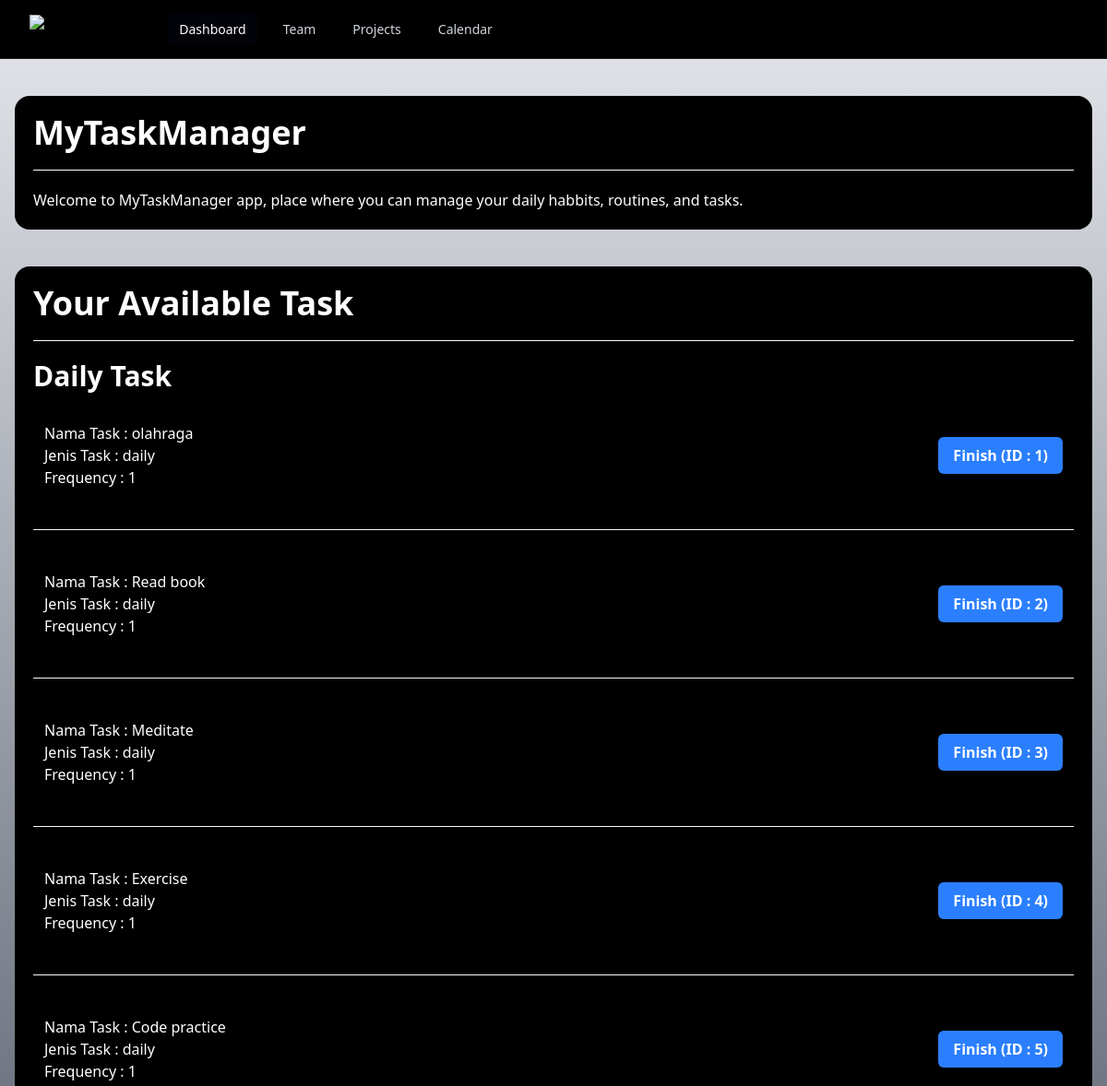
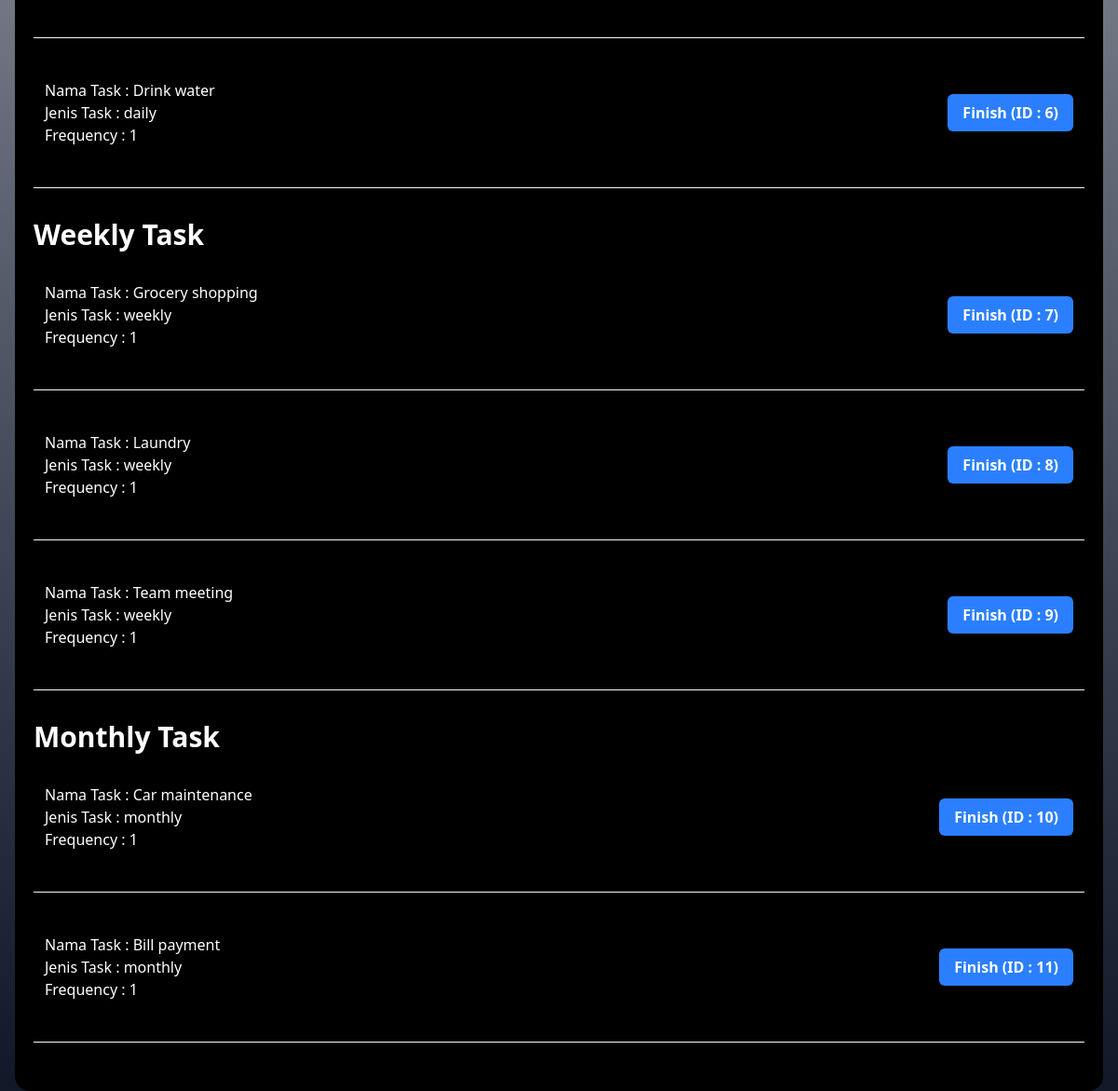
Before: / with the older database file (2 pictures, top to bottom).
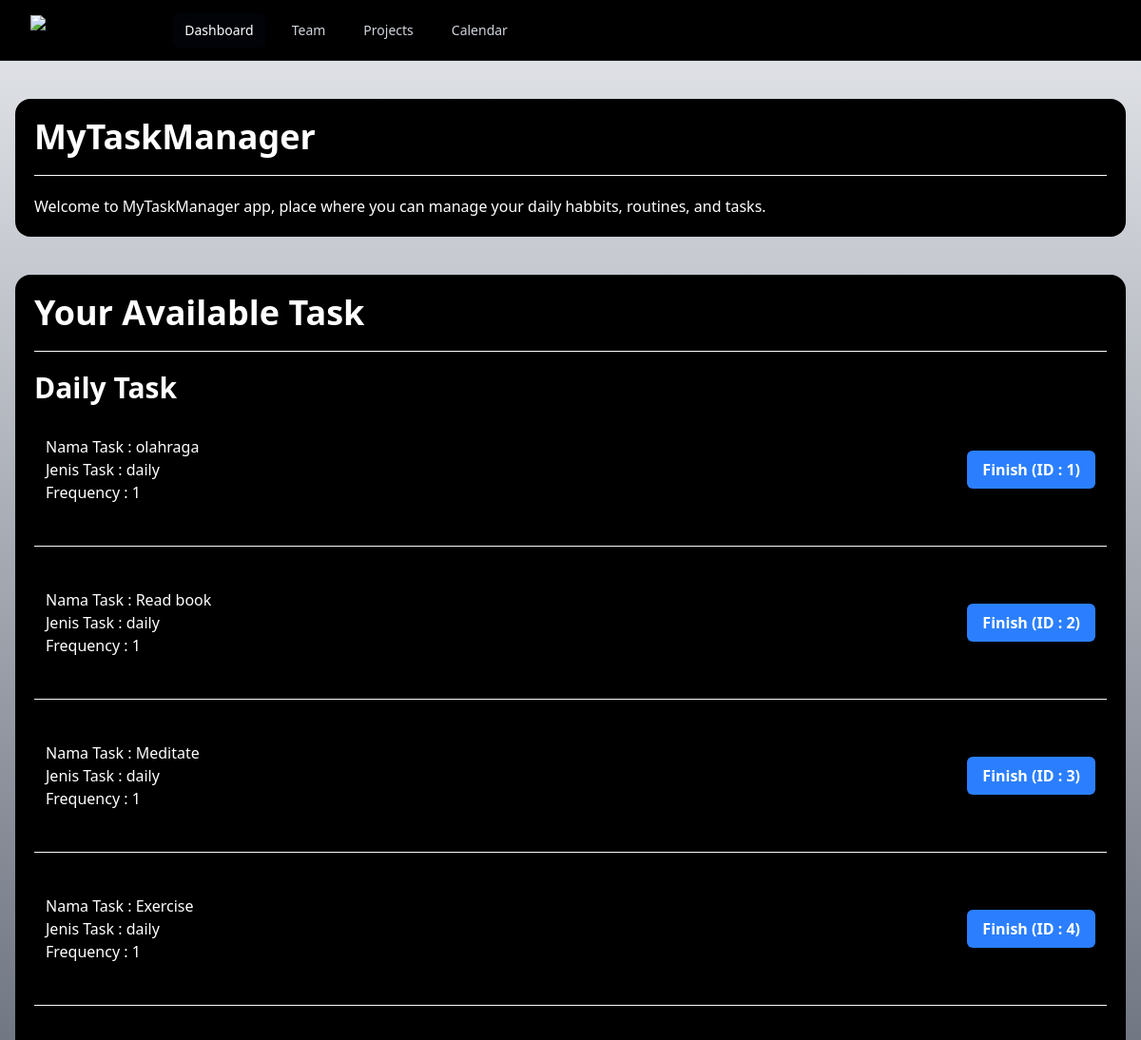
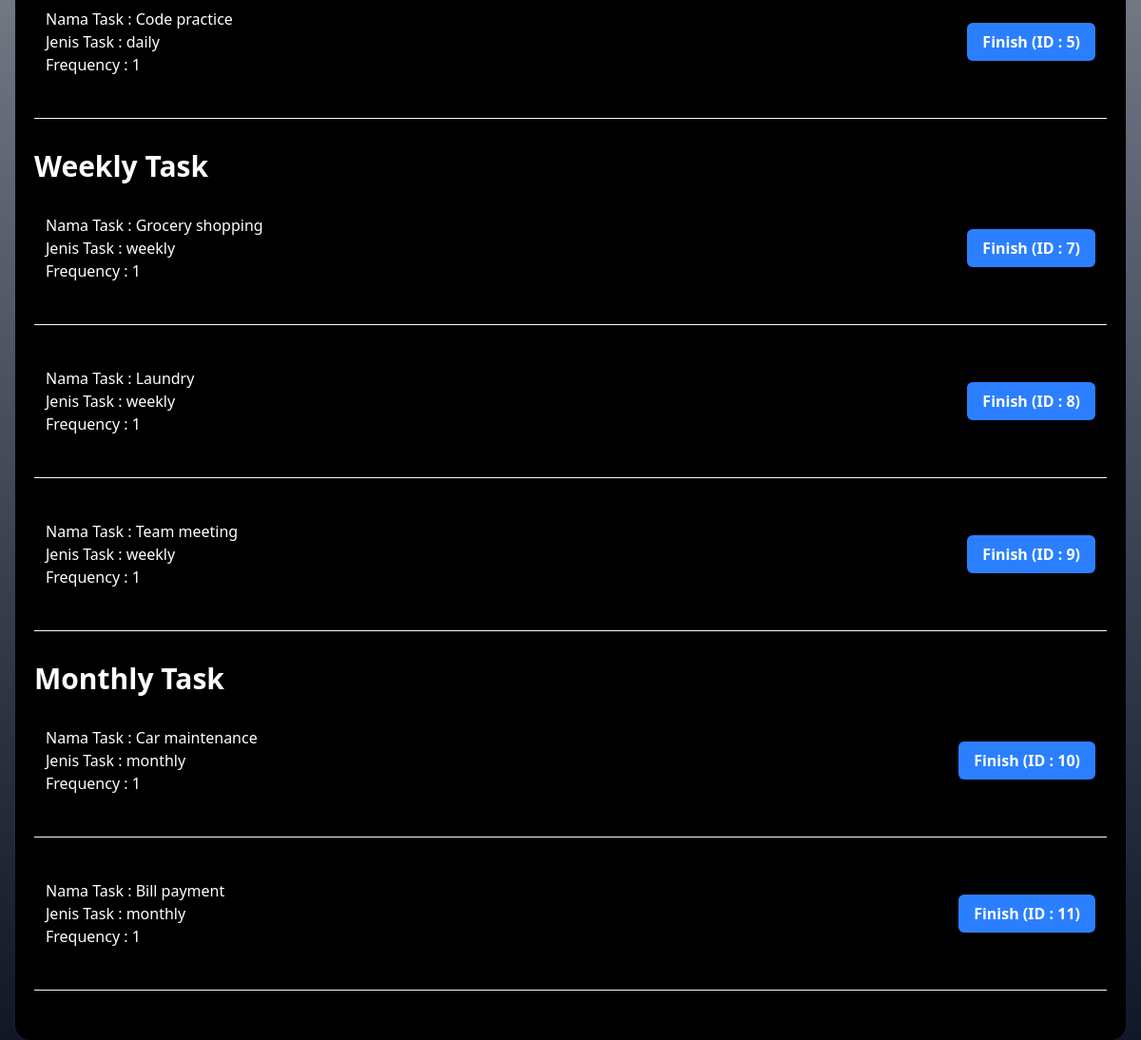
After: the same page with the newer database file (2 pictures, top to bottom).
### tables this page shows
CREATE TABLE CURRENT_TASK(
                       id INTEGER NOT NULL,
                       task_name TEXT NOT NULL,
                       task_type TEXT NOT NULL CHECK(task_type IN ('daily', 'weekly', 'monthly')),
                       frequency INTEGER NOT NULL
            );

### main.py (the view)
@app.route('/')
def index():
    raw_task_list_daily = task.select_current_task(task_type='daily')
    raw_task_list_weekly = task.select_current_task(task_type='weekly')
    raw_task_list_monthly = task.select_current_task(task_type='monthly')
    task_list_daily = translate_raw_data(raw_task_list_daily)
    task_list_weekly = translate_raw_data(raw_task_list_weekly)
    task_list_monthly = translate_raw_data(raw_task_list_monthly)
    return render_template('index.html', task_list_daily = task_list_daily, task_list_weekly = task_list_weekly, task_list_monthly = task_list_monthly)

### backend.py (called while the page is built)
    def select_current_task(self,task_type):
        current_data = []
        connection = sqlite3.connect(database="taskmanager.db")
        cursor = connection.cursor()
        res = cursor.execute("""
            SELECT * FROM CURRENT_TASK WHERE
                             task_type = ?
        """, (task_type,))
        for row in res:
            current_data.append(row)
        connection.commit()
        connection.close()
        return current_data

### main.py (called while the page is built)
def translate_raw_data(raw_task_list):
    task_list = []
    for raw_task in raw_task_list:
        ids, task_name, task_type, frequency = raw_task
        task_list.append(
            {
                "id" : ids,
                "task_name" : task_name,
                "task_type" : task_type,
                "frequency" : frequency
            }
        )
    print("data didapat : ", task_list)
    return task_list

### templates/index.html
{% extends "base.html" %}
{% block content %}
<div class="gap-1 flex-auto items-center">
<div class="bg-black mt-10 mx-4 p-5 rounded-2xl">
  <div class="text-white">
    <p class="text-4xl mb-5 font-black">
      MyTaskManager
    </p>
    <hr>
    <p class="mt-5">
      Welcome to MyTaskManager app, place where you can manage your daily habbits, routines, and tasks.
    </p>
  </div>
</div>
</div>
<div class="gap-1 flex items-center">
<div class="flex-auto bg-black mt-10 mx-4 p-5 rounded-2xl">
  <div class="text-white">
    <p class="text-4xl mb-5 font-black">
      Your Available Task
    </p>
    <hr>
    <p class="text-3xl mb-5 font-black mt-5">
      Daily Task
    </p>
    {% for task in task_list_daily %}
    <div class="mb-2 p-3 flex justify-between items-center">
      <div>
        <p>
          Nama Task : {{ task.task_name }}
        </p>
        <p>
          Jenis Task : {{ task.task_type }}
        </p>
        <p>
          Frequency : {{ task.frequency }}
        </p>
      </div>
      <form action="/finish_a_task/{{ task.id }}" method="post">
        <button class="bg-blue-500 hover:bg-blue-700 text-white font-bold py-2 px-4 rounded-md">
          Finish (ID : {{ task.id }})
        </button>
      </form>
    </div>
  <hr class="h-px my-8 bg-neutral-50 border-0">
      {% endfor %}
    <p class="text-3xl mb-5 font-black mt-5">
      Weekly Task
    </p>
     {% for task in task_list_weekly %}
    <div class="mb-2 p-3 flex justify-between items-center">
      <div>
        <p>
          Nama Task : {{ task.task_name }}
        </p>
        <p>
          Jenis Task : {{ task.task_type }}
        </p>
        <p>
          Frequency : {{ task.frequency }}
        </p>
      </div>
      <form action="/finish_a_task/{{ task.id }}" method="post">
        <button class="bg-blue-500 hover:bg-blue-700 text-white font-bold py-2 px-4 rounded-md">
          Finish (ID : {{ task.id }})
        </button>
      </form>
    </div>
  <hr class="h-px my-8 bg-neutral-50 border-0">
      {% endfor %}
    <p class="text-3xl mb-5 font-black mt-5">
      Monthly Task
    </p>
 {% for task in task_list_monthly %}
    <div class="mb-2 p-3 flex justify-between items-center">
      <div>
        <p>
          Nama Task : {{ task.task_name }}
        </p>
        <p>
          Jenis Task : {{ task.task_type }}
        </p>
        <p>
          Frequency : {{ task.frequency }}
        </p>
      </div>
      <form action="/finish_a_task/{{ task.id }}" method="post">
        <button class="bg-blue-500 hover:bg-blue-700 text-white font-bold py-2 px-4 rounded-md">
          Finish (ID : {{ task.id }})
        </button>
      </form>
    </div>
  <hr class="h-px my-8 bg-neutral-50 border-0">
      {% endfor %}
  </div>
</div>
</div>
{% endblock %}

### templates/base.html (shortened to what this page needs)
<!DOCTYPE html>
<html lang="en">
  <head>
    <link rel="stylesheet" href="{{ url_for('static', filename='css/output.css') }}">
  </head>
  <body>
    <div class="bg-linear-to-b from-gray-200 to-gray-900">
<nav class="relative bg-black after:pointer-events-none after:absolute after:inset-x-0 after:bottom-0 after:h-px after:bg-white/10">
  <div class="mx-auto max-w-7xl px-2 sm:px-6 lg:px-8">
    <div class="relative flex h-16 items-center justify-between">
      <div class="flex flex-1 items-center justify-center sm:items-stretch sm:justify-start">
        <div class="flex shrink-0 items-center">
          <img src="https://tailwindcss.com/plus-assets/img/logos/mark.svg?color=indigo&shade=500" alt="Your Company" class="h-8 w-auto" />
        </div>
        <div class="hidden sm:ml-6 sm:block">
          <div class="flex space-x-4">
            <a href="#" aria-current="page" class="rounded-md bg-gray-950/50 px-3 py-2 text-sm font-medium text-white">Dashboard</a>
            <a href="#" class="rounded-md px-3 py-2 text-sm font-medium text-gray-300 hover:bg-white/5 hover:text-white">Team</a>
            <a href="#" class="rounded-md px-3 py-2 text-sm font-medium text-gray-300 hover:bg-white/5 hover:text-white">Projects</a>
            <a href="#" class="rounded-md px-3 py-2 text-sm font-medium text-gray-300 hover:bg-white/5 hover:text-white">Calendar</a>
          </div>
        </div>
      </div>
  </div>
</nav>
  {% block content %}
  {% endblock %}
</div>
</body>
</html>

Changed rows visible on the page:
removed CURRENT_TASK: task_name "Drink water", task_type "daily", frequency "1", id "6"
